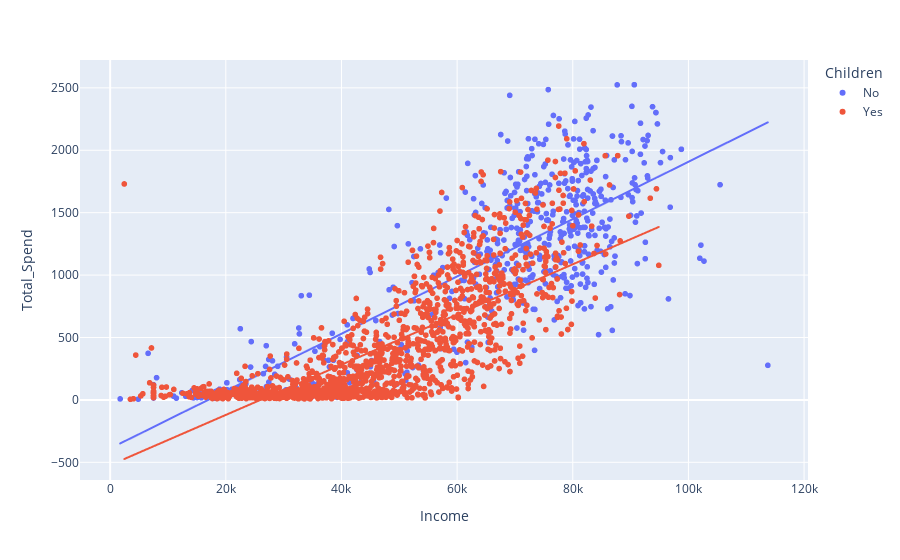

Source (notebook cell):
### Code cell
#df = px.data.df()
fig = px.scatter(df_quantile, x="Income", y="Total_Spend", color="Children",trendline="ols")
#, size='petal_length', hover_data=['petal_width']
fig.show()

### Figure 1 — Plotly figure (JSON) as saved in the notebook; plotly's stock layout.template omitted (floating-point values rounded to 4 significant figures; data arrays with more than 128 entries replaced by an {"elided": "..."} marker saying what was removed)
{"data": [{"hovertemplate": "Children=No<br>Income=%{x}<br>Total_Spend=%{y}<extra></extra>", "legendgroup": "No", "marker": {"color": "#636efa", "symbol": "circle"}, "mode": "markers", "name": "No", "showlegend": true, "type": "scattergl", "x": {"elided": "629 int values"}, "xaxis": "x", "y": {"elided": "629 int values"}, "yaxis": "y"}, {"hovertemplate": "<b>OLS trendline</b><br>Total_Spend = 0.0229686 * Income + -389.03<br>R<sup>2</sup>=0.647657<br><br>Children=No<br>Income=%{x}<br>Total_Spend=%{y} <b>(trend)</b><extra></extra>", "legendgroup": "No", "marker": {"color": "#636efa", "symbol": "circle"}, "mode": "lines", "name": "No", "showlegend": false, "type": "scattergl", "x": {"elided": "629 int values"}, "xaxis": "x", "y": {"elided": "629 float values"}, "yaxis": "y"}, {"hovertemplate": "Children=Yes<br>Income=%{x}<br>Total_Spend=%{y}<extra></extra>", "legendgroup": "Yes", "marker": {"color": "#EF553B", "symbol": "circle"}, "mode": "markers", "name": "Yes", "showlegend": true, "type": "scattergl", "x": {"elided": "1579 int values"}, "xaxis": "x", "y": {"elided": "1579 int values"}, "yaxis": "y"}, {"hovertemplate": "<b>OLS trendline</b><br>Total_Spend = 0.0201141 * Income + -522.734<br>R<sup>2</sup>=0.590810<br><br>Children=Yes<br>Income=%{x}<br>Total_Spend=%{y} <b>(trend)</b><extra></extra>", "legendgroup": "Yes", "marker": {"color": "#EF553B", "symbol": "circle"}, "mode": "lines", "name": "Yes", "showlegend": false, "type": "scattergl", "x": {"elided": "1579 int values"}, "xaxis": "x", "y": {"elided": "1579 float values"}, "yaxis": "y"}], "layout": {"legend": {"title": {"text": "Children"}, "tracegroupgap": 0}, "margin": {"t": 60}, "xaxis": {"anchor": "y", "domain": [0, 1], "title": {"text": "Income"}}, "yaxis": {"anchor": "x", "domain": [0, 1], "title": {"text": "Total_Spend"}}}}
